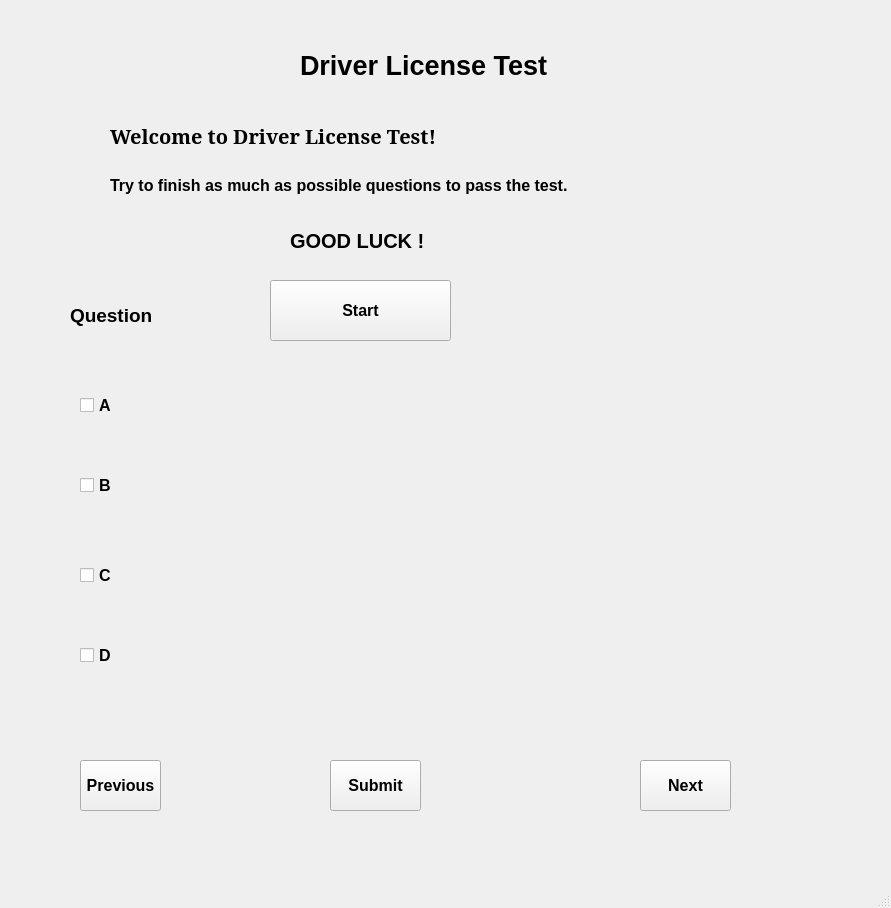
<?xml version="1.0" encoding="UTF-8"?>
<ui version="4.0">
 <class>MainWindow</class>
 <widget class="QMainWindow" name="MainWindow">
  <property name="geometry">
   <rect>
    <x>0</x>
    <y>0</y>
    <width>891</width>
    <height>908</height>
   </rect>
  </property>
  <property name="font">
   <font>
    <family>MS Sans Serif</family>
    <pointsize>12</pointsize>
    <weight>75</weight>
    <bold>true</bold>
   </font>
  </property>
  <property name="windowTitle">
   <string>MainWindow</string>
  </property>
  <widget class="QWidget" name="centralwidget">
   <widget class="QLabel" name="title">
    <property name="geometry">
     <rect>
      <x>300</x>
      <y>20</y>
      <width>281</width>
      <height>91</height>
     </rect>
    </property>
    <property name="font">
     <font>
      <pointsize>20</pointsize>
      <weight>75</weight>
      <bold>true</bold>
      <underline>false</underline>
     </font>
    </property>
    <property name="text">
     <string>Driver License Test</string>
    </property>
   </widget>
   <widget class="QPushButton" name="btn_start">
    <property name="geometry">
     <rect>
      <x>270</x>
      <y>280</y>
      <width>181</width>
      <height>61</height>
     </rect>
    </property>
    <property name="text">
     <string>Start</string>
    </property>
   </widget>
   <widget class="QLabel" name="label">
    <property name="geometry">
     <rect>
      <x>110</x>
      <y>90</y>
      <width>621</width>
      <height>91</height>
     </rect>
    </property>
    <property name="font">
     <font>
      <family>MS Serif</family>
      <pointsize>15</pointsize>
     </font>
    </property>
    <property name="text">
     <string>Welcome to Driver License Test!</string>
    </property>
   </widget>
   <widget class="QLabel" name="label_2">
    <property name="geometry">
     <rect>
      <x>110</x>
      <y>170</y>
      <width>481</width>
      <height>31</height>
     </rect>
    </property>
    <property name="text">
     <string>Try to finish as much as possible questions to pass the test.</string>
    </property>
   </widget>
   <widget class="QLabel" name="label_3">
    <property name="geometry">
     <rect>
      <x>290</x>
      <y>220</y>
      <width>141</width>
      <height>41</height>
     </rect>
    </property>
    <property name="font">
     <font>
      <pointsize>15</pointsize>
     </font>
    </property>
    <property name="text">
     <string>GOOD LUCK !</string>
    </property>
   </widget>
   <widget class="QPushButton" name="prev">
    <property name="geometry">
     <rect>
      <x>80</x>
      <y>760</y>
      <width>81</width>
      <height>51</height>
     </rect>
    </property>
    <property name="text">
     <string>Previous</string>
    </property>
   </widget>
   <widget class="QCheckBox" name="choice4">
    <property name="geometry">
     <rect>
      <x>80</x>
      <y>630</y>
      <width>771</width>
      <height>51</height>
     </rect>
    </property>
    <property name="font">
     <font>
      <pointsize>12</pointsize>
      <weight>75</weight>
      <bold>true</bold>
     </font>
    </property>
    <property name="text">
     <string>D</string>
    </property>
   </widget>
   <widget class="QPushButton" name="submit">
    <property name="geometry">
     <rect>
      <x>330</x>
      <y>760</y>
      <width>91</width>
      <height>51</height>
     </rect>
    </property>
    <property name="text">
     <string>Submit</string>
    </property>
   </widget>
   <widget class="QCheckBox" name="choice1">
    <property name="geometry">
     <rect>
      <x>80</x>
      <y>380</y>
      <width>751</width>
      <height>51</height>
     </rect>
    </property>
    <property name="font">
     <font>
      <pointsize>12</pointsize>
      <weight>75</weight>
      <bold>true</bold>
     </font>
    </property>
    <property name="text">
     <string>A</string>
    </property>
   </widget>
   <widget class="QLabel" name="qn_name">
    <property name="geometry">
     <rect>
      <x>70</x>
      <y>290</y>
      <width>151</width>
      <height>51</height>
     </rect>
    </property>
    <property name="font">
     <font>
      <pointsize>14</pointsize>
     </font>
    </property>
    <property name="text">
     <string>Question</string>
    </property>
   </widget>
   <widget class="QPushButton" name="next">
    <property name="geometry">
     <rect>
      <x>640</x>
      <y>760</y>
      <width>91</width>
      <height>51</height>
     </rect>
    </property>
    <property name="text">
     <string>Next</string>
    </property>
   </widget>
   <widget class="QCheckBox" name="choice2">
    <property name="geometry">
     <rect>
      <x>80</x>
      <y>460</y>
      <width>771</width>
      <height>51</height>
     </rect>
    </property>
    <property name="font">
     <font>
      <pointsize>12</pointsize>
      <weight>75</weight>
      <bold>true</bold>
     </font>
    </property>
    <property name="text">
     <string>B</string>
    </property>
   </widget>
   <widget class="QCheckBox" name="choice3">
    <property name="geometry">
     <rect>
      <x>80</x>
      <y>550</y>
      <width>761</width>
      <height>51</height>
     </rect>
    </property>
    <property name="font">
     <font>
      <pointsize>12</pointsize>
      <weight>75</weight>
      <bold>true</bold>
     </font>
    </property>
    <property name="text">
     <string>C</string>
    </property>
   </widget>
  </widget>
  <widget class="QMenuBar" name="menubar">
   <property name="geometry">
    <rect>
     <x>0</x>
     <y>0</y>
     <width>891</width>
     <height>21</height>
    </rect>
   </property>
  </widget>
  <widget class="QStatusBar" name="statusbar"/>
 </widget>
 <resources/>
 <connections/>
</ui>
